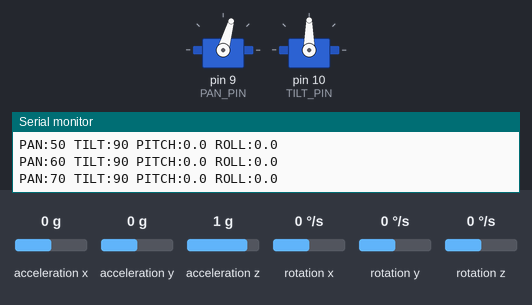
This sketch was run on a simulated Arduino Uno, built with avr-gcc and run on an emulated ATmega328P. Shown: 2 × servo, the last lines printed to the serial monitor. The inputs (shaded band) are chosen by the test bench; at power-on: acceleration x 0 g, acceleration z 1 g, acceleration y 0 g, rotation x 0 °/s, rotation y 0 °/s, rotation z 0 °/s.

Above: at 2.2 s.
2.3 s: acceleration x set to -1.4 g
At 2.74 s:
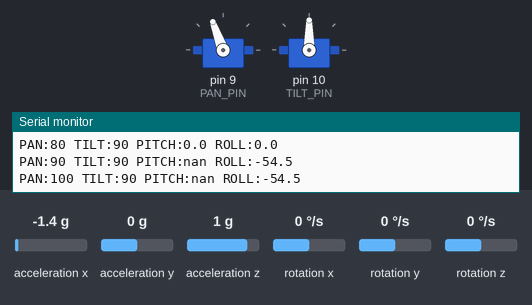
5.3 s: acceleration z set to -1.4 g
At 16.1 s:
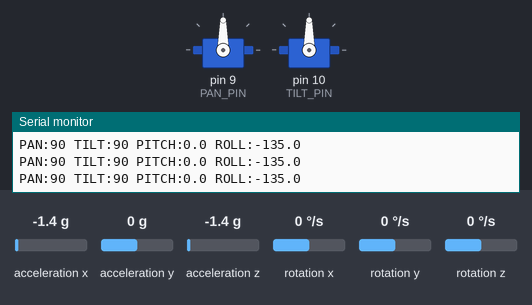
Timing chart, 0 to 20.3 s (numbered marks = the images above; inputs shaded):
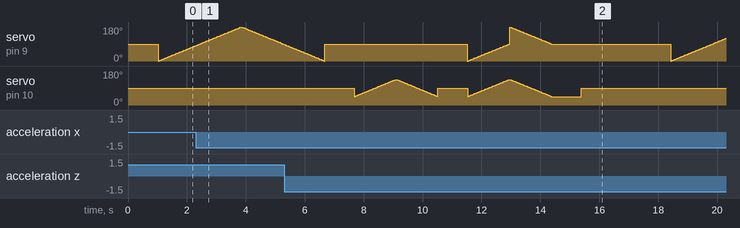

The sketch:

servo_sweep_test.ino
```cpp
#include <Servo.h>
#include <Wire.h>
#include <MPU6050.h>

Servo panServo;
Servo tiltServo;
MPU6050 imu;

const int PAN_PIN = 9;
const int TILT_PIN = 10;

const int PAN_MIN = 0;
const int PAN_MAX = 180;
const int TILT_MIN = 45;
const int TILT_MAX = 135;

const int STEP_DELAY = 15;
const int PAUSE_DELAY = 1000;

int16_t ax, ay, az, gx, gy, gz;
float pitch, roll;
bool imuOK = false;

void readIMU() {
  imu.getMotion6(&ax, &ay, &az, &gx, &gy, &gz);
  pitch = atan2(-ay, sqrt(ax * ax + az * az)) * 180.0 / PI;
  roll  = atan2(ax, az) * 180.0 / PI;
}

void printStatus(int panAngle, int tiltAngle) {
  readIMU();
  Serial.print("PAN:"); Serial.print(panAngle);
  Serial.print(" TILT:"); Serial.print(tiltAngle);
  Serial.print(" PITCH:"); Serial.print(pitch, 1);
  Serial.print(" ROLL:"); Serial.print(roll, 1);
  Serial.println();
}

void setup() {
  Serial.begin(115200);
  while (!Serial) {}

  Serial.println(F("========================================"));
  Serial.println(F("  NeuraCam - Servo & IMU Sweep Test"));
  Serial.println(F("========================================"));
  Serial.println();

  Wire.begin();
  Wire.setClock(100000);
  imu.initialize();

  if (imu.testConnection()) {
    imuOK = true;
    Serial.println(F("MPU6050 detected OK"));
    Serial.println(F("Calibrating IMU (keep gimbal still)..."));
    imu.CalibrateAccel(6);
    imu.CalibrateGyro(6);
    Serial.println(F("IMU calibration done"));
  } else {
    imuOK = false;
    Serial.println(F("WARNING: MPU6050 not detected! Check I2C wiring (A4=SDA, A5=SCL)"));
  }
  Serial.println();

  panServo.attach(PAN_PIN);
  tiltServo.attach(TILT_PIN);

  panServo.write(90);
  tiltServo.write(90);
  Serial.println(F("Servos initialized at center (90 deg)"));
  delay(1000);

  Serial.println(F("Pan servo on D9  |  Tilt servo on D10"));
  Serial.println(F("Pan range: 0-180 | Tilt range: 45-135"));
  Serial.println();
  Serial.println(F("Starting sweep cycle..."));
  Serial.println();
}

void loop() {
  Serial.println(F("--- Pan sweep ---"));
  for (int a = PAN_MIN; a <= PAN_MAX; a++) {
    panServo.write(a);
    if (a % 10 == 0) printStatus(a, 90);
    delay(STEP_DELAY);
  }
  for (int a = PAN_MAX; a >= PAN_MIN; a--) {
    panServo.write(a);
    if (a % 10 == 0) printStatus(a, 90);
    delay(STEP_DELAY);
  }
  panServo.write(90);
  delay(PAUSE_DELAY);

  Serial.println(F("--- Tilt sweep ---"));
  for (int b = TILT_MIN; b <= TILT_MAX; b++) {
    tiltServo.write(b);
    if (b % 10 == 0) printStatus(90, b);
    delay(STEP_DELAY);
  }
  for (int b = TILT_MAX; b >= TILT_MIN; b--) {
    tiltServo.write(b);
    if (b % 10 == 0) printStatus(90, b);
    delay(STEP_DELAY);
  }
  tiltServo.write(90);
  delay(PAUSE_DELAY);

  Serial.println(F("--- Both together ---"));
  for (int a = PAN_MIN, b = TILT_MIN; a <= PAN_MAX && b <= TILT_MAX; a++, b++) {
    panServo.write(a);
    tiltServo.write(b);
    if (a % 10 == 0) printStatus(a, b);
    delay(STEP_DELAY);
  }
  for (int a = PAN_MAX, b = TILT_MAX; a >= PAN_MIN && b >= TILT_MIN; a--, b--) {
    panServo.write(a);
    tiltServo.write(b);
    if (a % 10 == 0) printStatus(a, b);
    delay(STEP_DELAY);
  }
  delay(PAUSE_DELAY);

  Serial.println(F("--- Center + stability check ---"));
  panServo.write(90);
  tiltServo.write(90);
  for (int i = 0; i < 5; i++) {
    printStatus(90, 90);
    delay(200);
  }

  if (imuOK) {
    Serial.println();
    Serial.println(F("IMU status: OK - pitch/roll tracking with servo movement"));
    Serial.println(F("Expect pitch/roll to change as tilt servo moves."));
  } else {
    Serial.println();
    Serial.println(F("FIX: Check MPU6050 wiring:"));
    Serial.println(F("  VCC -> 5V    GND -> GND"));
    Serial.println(F("  SDA -> A4    SCL -> A5"));
    Serial.println(F("  Install MPU6050 library in Arduino IDE"));
  }

  Serial.println();
  Serial.println(F("--- Cycle complete, restarting ---"));
  Serial.println();
  delay(2000);
}
```
